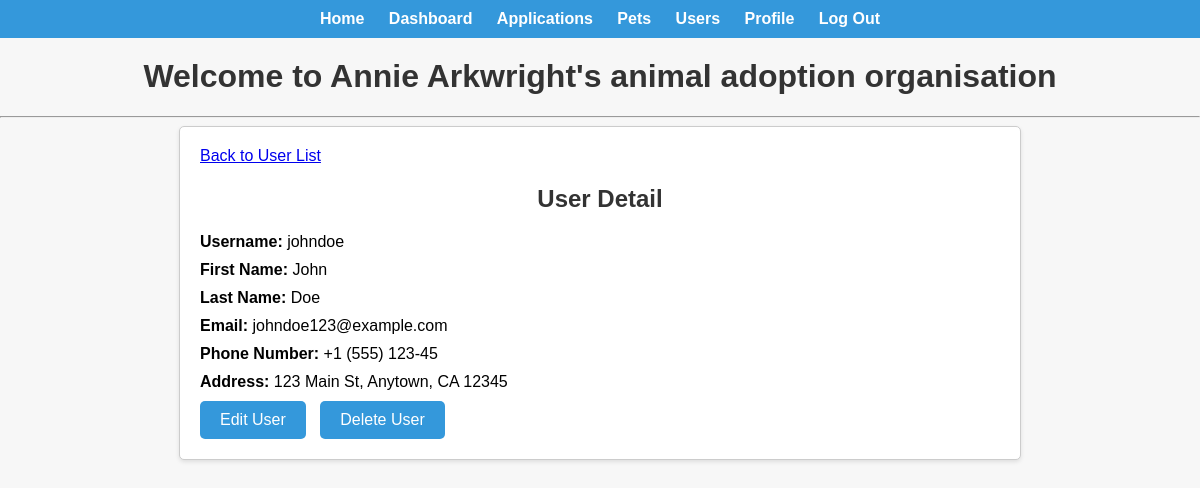
Screenshot of /users/1/ (signed in) with the database file from the repository.
### users/models.py (models this page shows, shortened)
class User(AbstractBaseUser, PermissionsMixin):
    username = models.CharField(max_length=150, unique=True)
    email = models.EmailField(unique=True)
    first_name = models.CharField(max_length=30)
    last_name = models.CharField(max_length=30)
    phone_number = models.CharField(max_length=15)
    address = models.TextField()
    adoption_applications = models.ManyToManyField('adoption_application.AdoptionApplication')
    role = models.CharField(
        max_length=20,
        choices=[('user', 'User'), ('admin', 'Admin'), ('application_manager', 'Application Manager'), ('pet_manager', 'Pet Manager')],
        default='user'
    )
    is_active = models.BooleanField(default=True)
    is_staff = models.BooleanField(default=False)
    objects = CustomUserManager()
    USERNAME_FIELD = 'username'
    EMAIL_FIELD = 'email'
    REQUIRED_FIELDS = ['email']

### users/views.py (the view)
# urls.py: path('users/<int:user_id>/', views.user_detail, name='user_detail'),
@login_required
@admin_required
def user_detail(request, user_id):
    user = get_object_or_404(User, pk=user_id)
    return render(request, 'users/user_detail.html', {'user': user})

### templates/users/user_detail.html (shortened to what this page needs)
{% extends "users/base_staff.html" %}
{%load static%}
{% block links %}
    <link rel="stylesheet" type="text/css" href="{% static 'css/users/user_detail.css' %}">
{% endblock %}
{% block content %}
<div class="user-detail-container">
    <a href="{% url 'user_list' %}" class="back-link">Back to User List</a>
    <h2 class="page-title">User Detail</h2>
    <div class="user-info">
        <p><strong>Username:</strong> {{ user.username }}</p>
        <p><strong>First Name:</strong> {{ user.first_name }}</p>
        <p><strong>Last Name:</strong> {{ user.last_name }}</p>
        <p><strong>Email:</strong> {{ user.email }}</p>
        <p><strong>Phone Number:</strong> {{ user.phone_number }}</p>
        <p><strong>Address:</strong> {{ user.address }}</p>
    </div>
    <a href="{% url 'user_update' user.id %}" class="edit-button">Edit User</a>
    <a href="{% url 'user_delete' user.id %}" class="delete-button">Delete User</a>
</div>
{% endblock %}

### static/css/users/base_staff.css (style rules this page uses)
body { font-family: Arial, sans-serif; background-color: #f7f7f7; margin: 0; padding: 0; }

### static/css/users/user_detail.css (style rules this page uses)
.user-detail-container { max-width: 800px; margin: 0 auto; padding: 20px; background-color: #fff; border: 1px solid #ccc; border-radius: 5px; box-shadow: 0 2px 4px rgba(0, 0, 0, 0.1); }
.page-title { font-size: 24px; margin-top: 20px; color: #333; text-align: center; }
.user-info { text-align: left; }
.user-info p { margin: 10px 0; }
.edit-button, .delete-button { background-color: #3498db; color: #fff; border: none; padding: 10px 20px; border-radius: 5px; cursor: pointer; text-decoration: none; display: inline-block; margin-right: 10px; }

### rows the page displays
User: username "johndoe", first_name "John", last_name "Doe", email "johndoe123@example.com", phone_number "+1 (555) 123-45", address "123 Main St, Anytown, CA 12345"
